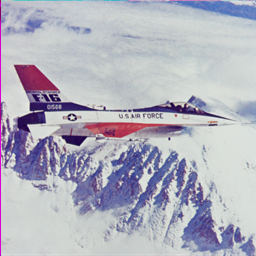
#> input picture data/Airplane.bmp, 256 x 256 px, found by its file name
$ python show_image_statistics.py
#> lines starting #> are read from the running program, lines starting #| are printed output that depends on the picture; long printed decimals are rounded

#%%
import cv2
import numpy as np
import statistics
from matplotlib import pyplot as plt


image = cv2.imread("data/airplane.bmp")
#> image is the input picture: shape (256, 256, 3); mean B, G, R 190, 177.1, 177.4

# ヒストグラムの表示
color = ("b", "g", "r")
for i, col in enumerate(color):
    hist = cv2.calcHist([image], [i], None, [256], [0, 256])
    plt.plot(hist, color=col)
    plt.xlim([0, 256])
plt.show()
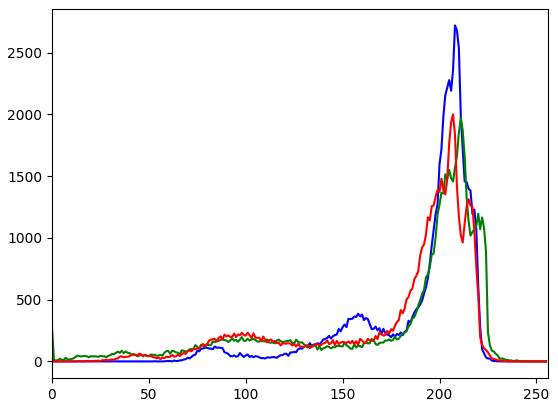
#> figure drawn by matplotlib, 1 panel; curve peaks at x = 208, y = 2721; curve peaks at x = 211, y = 1971; curve peaks at x = 207, y = 2001

# 各色成分の基本統計量の算出
separated_img = cv2.split(image)
print("最大値 B:", np.max(separated_img[0]),
      "G:", np.max(separated_img[1]),
      "R:", np.max(separated_img[2]))
#| 最大値 B: 234 G: 243 R: 237
print("最小値 B:", np.min(separated_img[0]),
      "G:", np.min(separated_img[1]),
      "R:", np.min(separated_img[2]))
#| 最小値 B: 53 G: 0 R: 14
print("平均値 B:", np.mean(separated_img[0]),
      "G:", np.mean(separated_img[1]),
      "R:", np.mean(separated_img[2]))
#| 平均値 B: 190.035 G: 177.133 R: 177.386
print("第一四分位数 B:", np.percentile(separated_img[0], 25),
      "G:", np.percentile(separated_img[1], 25),
      "R:", np.percentile(separated_img[2], 25))
#| 第一四分位数 B: 182.0 G: 157.0 R: 162.0
print("中央値 B:", np.median(separated_img[0]),
      "G:", np.median(separated_img[1]),
      "R:", np.median(separated_img[2]))
#| 中央値 B: 203.0 G: 201.0 R: 196.0
print("第三四分位数 B:", np.percentile(separated_img[0], 75),
      "G:", np.percentile(separated_img[1], 75),
      "R:", np.percentile(separated_img[2], 75))
#| 第三四分位数 B: 210.0 G: 212.0 R: 207.0
print("最頻値 B:", statistics.mode(separated_img[0].flatten().tolist()),
      "G:", statistics.mode(separated_img[1].flatten().tolist()),
      "R:", statistics.mode(separated_img[2].flatten().tolist()))
#| 最頻値 B: 208 G: 211 R: 207
print("分散 B:", np.var(separated_img[0]),
      "G:", np.var(separated_img[1]),
      "R:", np.var(separated_img[2]))
#| 分散 B: 993.641 G: 2746.087 R: 1961.437

$ run again, with data/Aerial.bmp copied over data/Airplane.bmp
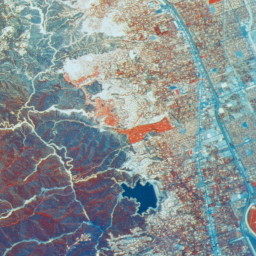
#> input picture data/Aerial.bmp, 256 x 256 px, found by its file name
#> image is the input picture: shape (256, 256, 3); mean B, G, R 145.7, 144.1, 134.9
#> `plt.show()`:
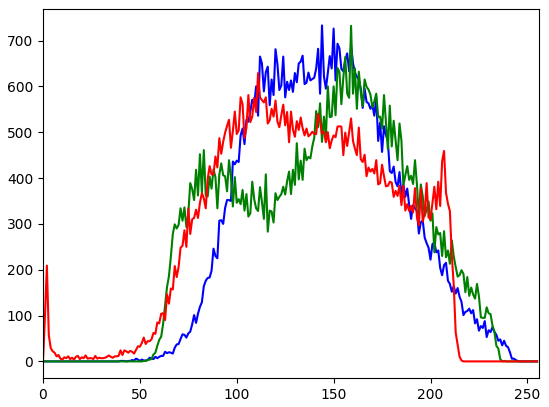
#> figure drawn by matplotlib, 1 panel; curve peaks at x = 144, y = 733; curve peaks at x = 159, y = 732; curve peaks at x = 111, y = 629
#| 最大値 B: 245 G: 238 R: 216
#| 最小値 B: 40 G: 52 R: 1
#| 平均値 B: 145.700 G: 144.054 R: 134.929
#| 第一四分位数 B: 118.0 G: 109.0 R: 103.0
#| 中央値 B: 144.0 G: 148.0 R: 134.0
#| 第三四分位数 B: 170.0 G: 176.0 R: 167.0
#| 最頻値 B: 144 G: 159 R: 111
#| 分散 B: 1255.365 G: 1803.689 R: 1753.856
